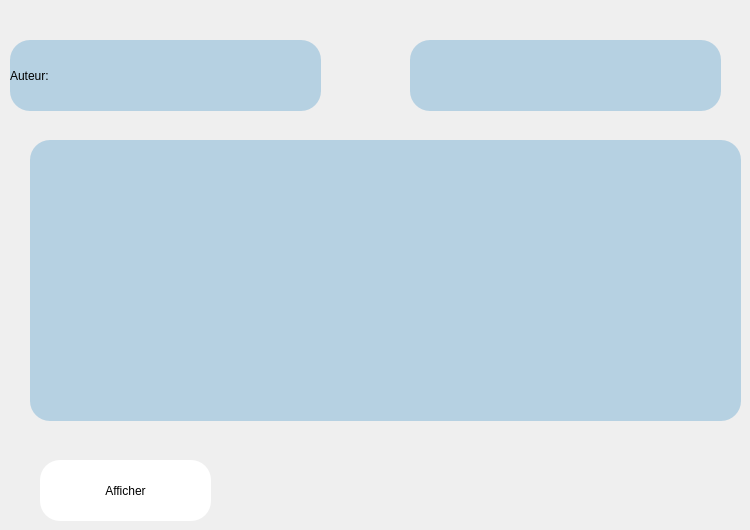
      <widget class="QWidget" name="affiche_auteur">
       <widget class="QPushButton" name="affiche_atteur">
        <property name="geometry">
         <rect>
          <x>40</x>
          <y>460</y>
          <width>171</width>
          <height>61</height>
         </rect>
        </property>
        <property name="styleSheet">
         <string notr="true">border-radius:20px;
font: 75 12pt &quot;Palatino Linotype&quot;;
background-color: rgb(255, 255, 255);
color: rgb(0, 0, 0);</string>
        </property>
        <property name="text">
         <string>Afficher</string>
        </property>
       </widget>
       <widget class="QLabel" name="affich_auteur">
        <property name="geometry">
         <rect>
          <x>30</x>
          <y>140</y>
          <width>711</width>
          <height>281</height>
         </rect>
        </property>
        <property name="styleSheet">
         <string notr="true">color:rgb(0, 0, 0);
border-radius:20px;
font: 10pt &quot;Palatino Linotype&quot;;
background-color: rgb(200, 217, 237);
background-color: rgb(197, 225, 236);
background-color: rgb(182, 209, 226);</string>
        </property>
        <property name="text">
         <string/>
        </property>
       </widget>
       <widget class="QLineEdit" name="auteur4">
        <property name="geometry">
         <rect>
          <x>410</x>
          <y>40</y>
          <width>311</width>
          <height>71</height>
         </rect>
        </property>
        <property name="styleSheet">
         <string notr="true">font: 12pt &quot;Palatino Linotype&quot;;
background-color: rgb(182, 209, 226);
border-radius:20px;</string>
        </property>
       </widget>
       <widget class="QLabel" name="label_42">
        <property name="geometry">
         <rect>
          <x>10</x>
          <y>40</y>
          <width>311</width>
          <height>71</height>
         </rect>
        </property>
        <property name="styleSheet">
         <string notr="true">font: 12pt &quot;Palatino Linotype&quot;;
background-color: rgb(182, 209, 226);
border-radius:20px;</string>
        </property>
        <property name="text">
         <string>Auteur:</string>
        </property>
       </widget>
      </widget>
